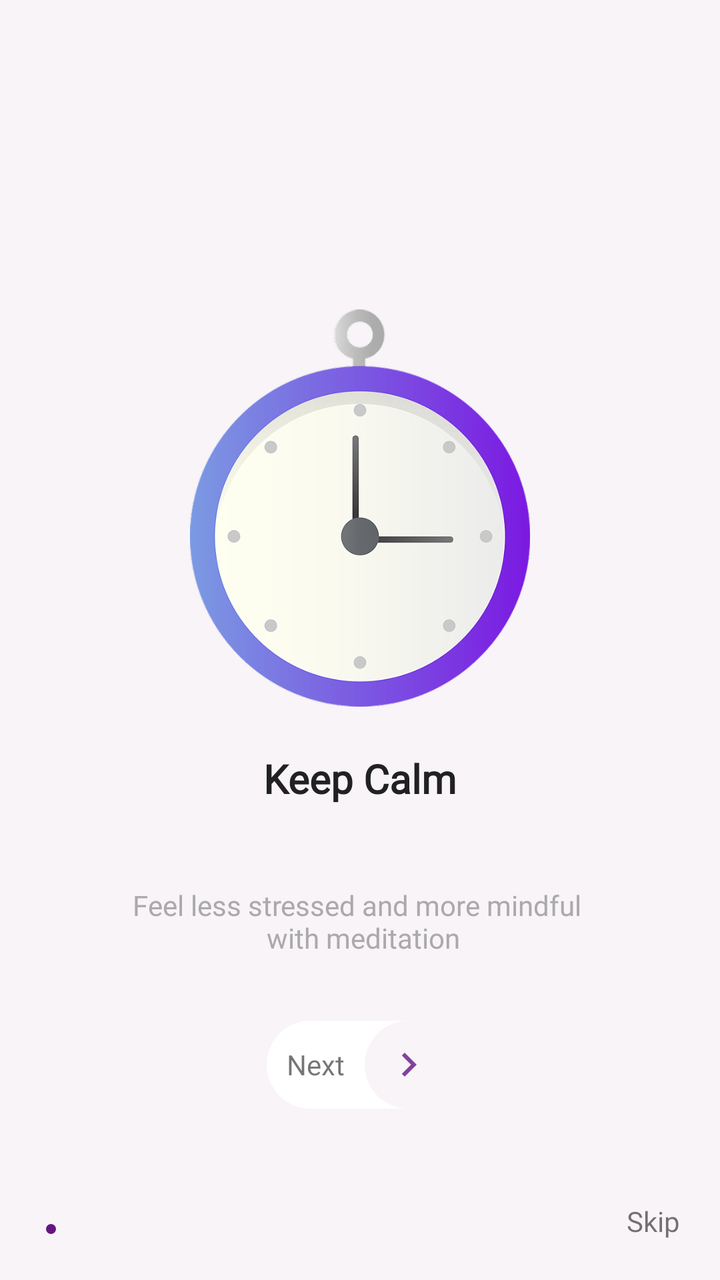
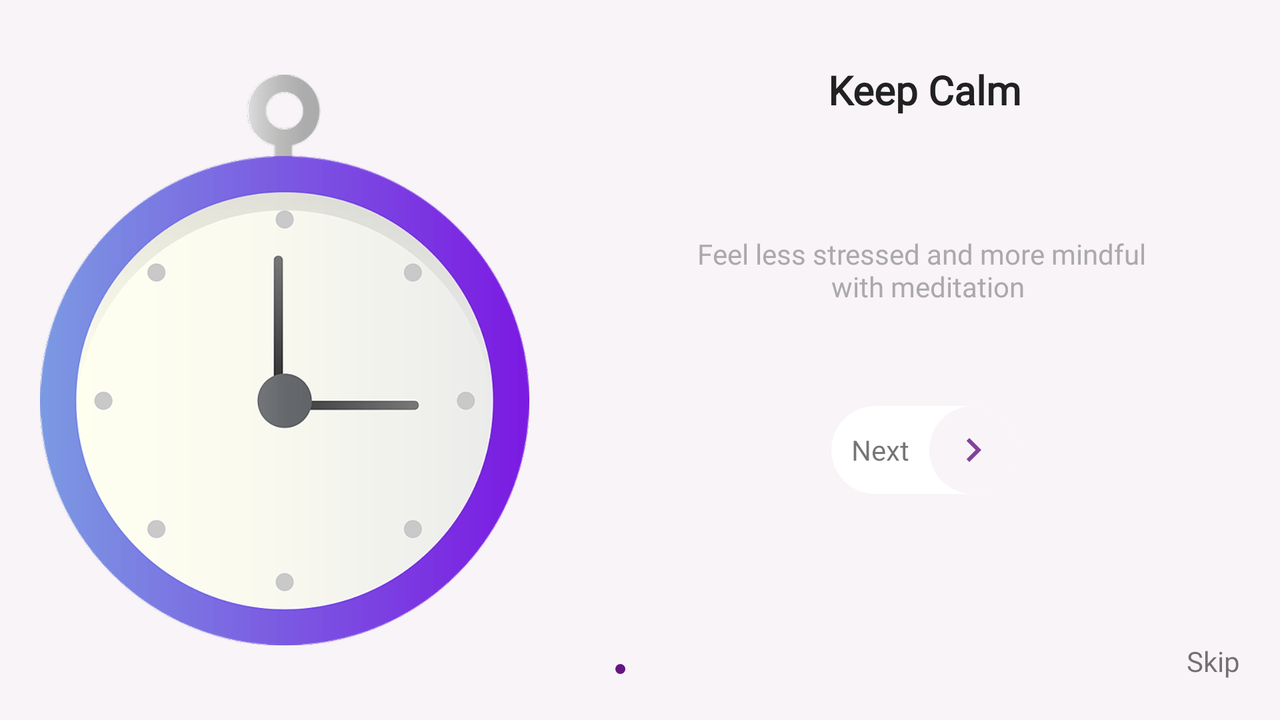

The same Android screen from two of the app's own layout files: first res/layout/ as a phone draws it, then the repository's variant for another configuration, drawn on a device whose configuration selects that folder. Both files follow.
<!-- AndroidManifest.xml: application theme AppTheme -->
<!-- res/layout/activity_main.xml -->
<?xml version="1.0" encoding="utf-8"?>
<LinearLayout xmlns:android="http://schemas.android.com/apk/res/android"
    xmlns:app="http://schemas.android.com/apk/res-auto"
    xmlns:tools="http://schemas.android.com/tools"
    android:layout_width="match_parent"
    android:layout_height="match_parent"
    android:orientation="vertical"
    android:background="#f8f4f8"
    tools:context=".MainActivity">

    <LinearLayout
        android:layout_width="match_parent"
        android:layout_weight="1.1"
        android:layout_height="match_parent"/>
    <LinearLayout
        android:layout_weight="1"
        android:layout_width="match_parent"
        android:layout_height="match_parent">
        <ImageView
            android:layout_width="match_parent"
            android:layout_height="match_parent"
            android:src="@drawable/first"/>
    </LinearLayout>
    <LinearLayout
        android:layout_weight="0.8"
        android:orientation="vertical"
        android:layout_width="match_parent"
        android:layout_height="match_parent">

        <LinearLayout
            android:layout_width="match_parent"
            android:layout_weight="1"
            android:orientation="vertical"
            android:layout_height="0dp">

            <TextView
                android:layout_width="match_parent"
                android:layout_height="match_parent"
                android:layout_weight="1"
                android:fontFamily="@font/work_sans"
                android:gravity="center"
                android:text="Keep Calm"
                android:textColor="#212121"
                android:textSize="20sp"
                android:textStyle="bold" />

            <TextView
                android:layout_width="match_parent"
                android:layout_height="match_parent"
                android:layout_weight="1"
                android:fontFamily="@font/work_sans"
                android:gravity="center"
                android:text="Feel less stressed and more mindful \n with meditation"
                android:textColor="@android:color/darker_gray"
                android:textSize="14sp" />

            <LinearLayout
                android:layout_width="match_parent"
                android:layout_weight="1"
                android:gravity="center"
                android:layout_height="match_parent">
                <LinearLayout
                    android:layout_width="wrap_content"
                    android:gravity="center"
                    android:onClick="next"
                    android:layout_height="wrap_content"
                    android:background="@drawable/next_btn">

                    <TextView
                        android:layout_width="wrap_content"
                        android:layout_height="wrap_content"
                        android:layout_margin="10dp"
                        android:fontFamily="@font/work_sans"
                        android:text="Next" />

                    <LinearLayout
                        android:layout_width="wrap_content"
                        android:background="@drawable/forward_bg"
                        android:gravity="center"
                        android:layout_height="wrap_content">
                        <ImageView
                            android:layout_width="wrap_content"
                            android:layout_height="wrap_content"
                            android:layout_margin="10dp"
                            android:src="@drawable/forward_"/>
                    </LinearLayout>
            </LinearLayout>

        </LinearLayout>
        <LinearLayout
            android:layout_weight="1"
            android:gravity="bottom|center"
            android:layout_width="match_parent"
            android:padding="20dp"
            android:layout_height="match_parent">

            <View
                android:layout_width="5dp"
                android:layout_margin="3dp"
                android:background="@drawable/selected_dots"
                android:layout_height="5dp"/>
            <View
                android:layout_width="5dp"
                android:layout_margin="3dp"
                android:background="@drawable/unselected_dots"
                android:layout_height="5dp"/>
            <View
                android:layout_width="5dp"
                android:background="@drawable/unselected_dots"
                android:layout_margin="3dp"
                android:layout_height="5dp"/>













            <TextView
                android:layout_width="match_parent"
                android:layout_height="wrap_content"
                android:layout_weight="1"
                android:fontFamily="@font/work_sans"
                android:gravity="center|end"
                android:text="@string/skip" />
            </LinearLayout>

        </LinearLayout>

    </LinearLayout>

</LinearLayout>
<!-- resources referenced by this layout -->
<resources>
  <!-- drawable first: png bitmap (drawable-hdpi, 40191 bytes) -->
  <!-- drawable forward_ (drawable-anydpi) -->
  <vector xmlns:android="http://schemas.android.com/apk/res/android"
      android:width="24dp"
      android:height="24dp"
      android:viewportWidth="24"
      android:viewportHeight="24"
      android:tint="#651583"
      android:alpha="0.8">
      <path
          android:fillColor="#FF000000"
          android:pathData="M10,6L8.59,7.41 13.17,12l-4.58,4.59L10,18l6,-6z"/>
  </vector>
  <!-- drawable forward_bg (drawable) -->
  <?xml version="1.0" encoding="utf-8"?>
  <shape xmlns:android="http://schemas.android.com/apk/res/android" android:shape="oval">
      <solid android:color="#f8f4f8"/>
  
  </shape>
  <!-- drawable next_btn (drawable) -->
  <?xml version="1.0" encoding="utf-8"?>
  <shape xmlns:android="http://schemas.android.com/apk/res/android" android:shape="rectangle">
      <solid android:color="#ffffff"/>
      <corners android:radius="30dp"/>
  
  </shape>
  <!-- drawable selected_dots (drawable) -->
  <?xml version="1.0" encoding="utf-8"?>
  <shape xmlns:android="http://schemas.android.com/apk/res/android" android:shape="oval">
      <solid android:color="#651583"/>
  
  </shape>
  <string name="skip">Skip</string>
  <style name="AppTheme" parent="Theme.AppCompat.Light.NoActionBar">
          
          <item name="colorPrimary">@color/colorPrimary</item>
          <item name="colorPrimaryDark">@color/colorPrimaryDark</item>
          <item name="colorAccent">@color/colorAccent</item>
  
          <item name="android:statusBarColor">@color/colorPrimaryDark</item>
          <item name="android:windowLightStatusBar" tools:targetApi="m">true</item>
      </style>
  <color name="colorPrimary">#f8f4f8</color>
  <color name="colorPrimaryDark">#f8f4f8</color>
  <color name="colorAccent">#03DAC5</color>
</resources>
<!-- res/layout-land/activity_main.xml (the repository's variant of the layout above) -->
<!-- drawn on the phone turned sideways -->
<?xml version="1.0" encoding="utf-8"?>
<LinearLayout xmlns:android="http://schemas.android.com/apk/res/android"
    xmlns:app="http://schemas.android.com/apk/res-auto"
    xmlns:tools="http://schemas.android.com/tools"
    android:layout_width="match_parent"
    android:layout_height="match_parent"
    android:orientation="horizontal"
    android:background="#f8f4f8"
    tools:context=".MainActivity">

    <LinearLayout
        android:layout_weight="1"
        android:padding="20dp"
        android:layout_width="match_parent"
        android:layout_height="match_parent">
        <ImageView
            android:layout_width="match_parent"
            android:layout_height="match_parent"
            android:src="@drawable/first"/>
    </LinearLayout>
    <LinearLayout
        android:layout_weight="0.8"
        android:orientation="vertical"
        android:layout_width="match_parent"
        android:layout_height="match_parent">

        <LinearLayout
            android:layout_width="match_parent"
            android:layout_weight="1"
            android:orientation="vertical"
            android:layout_height="0dp">

            <TextView
                android:layout_width="match_parent"
                android:layout_height="match_parent"
                android:layout_weight="1"
                android:fontFamily="@font/work_sans"
                android:gravity="center"
                android:text="Keep Calm"
                android:textColor="#212121"
                android:textSize="20sp"
                android:textStyle="bold" />

            <TextView
                android:layout_width="match_parent"
                android:layout_height="match_parent"
                android:layout_weight="1"
                android:fontFamily="@font/work_sans"
                android:gravity="center"
                android:text="Feel less stressed and more mindful \n with meditation"
                android:textColor="@android:color/darker_gray"
                android:textSize="14sp" />

            <LinearLayout
                android:layout_width="match_parent"
                android:layout_weight="1"
                android:gravity="center"
                android:layout_height="match_parent">
                <LinearLayout
                    android:layout_width="wrap_content"
                    android:gravity="center"
                    android:onClick="next"
                    android:layout_height="wrap_content"
                    android:background="@drawable/next_btn">

                    <TextView
                        android:layout_width="wrap_content"
                        android:layout_height="wrap_content"
                        android:layout_margin="10dp"
                        android:fontFamily="@font/work_sans"
                        android:text="Next" />

                    <LinearLayout
                        android:layout_width="wrap_content"
                        android:background="@drawable/forward_bg"
                        android:gravity="center"
                        android:layout_height="wrap_content">
                        <ImageView
                            android:layout_width="wrap_content"
                            android:layout_height="wrap_content"
                            android:layout_margin="10dp"
                            android:src="@drawable/forward_"/>
                    </LinearLayout>
            </LinearLayout>

        </LinearLayout>
        <LinearLayout
            android:layout_weight="1"
            android:gravity="bottom|center"
            android:layout_width="match_parent"
            android:padding="20dp"
            android:layout_height="match_parent">

            <View
                android:layout_width="5dp"
                android:layout_margin="3dp"
                android:background="@drawable/selected_dots"
                android:layout_height="5dp"/>
            <View
                android:layout_width="5dp"
                android:layout_margin="3dp"
                android:background="@drawable/unselected_dots"
                android:layout_height="5dp"/>
            <View
                android:layout_width="5dp"
                android:background="@drawable/unselected_dots"
                android:layout_margin="3dp"
                android:layout_height="5dp"/>













            <TextView
                android:layout_width="match_parent"
                android:layout_height="wrap_content"
                android:layout_weight="1"
                android:fontFamily="@font/work_sans"
                android:gravity="center|end"
                android:text="@string/skip" />
            </LinearLayout>

        </LinearLayout>

    </LinearLayout>

</LinearLayout>
